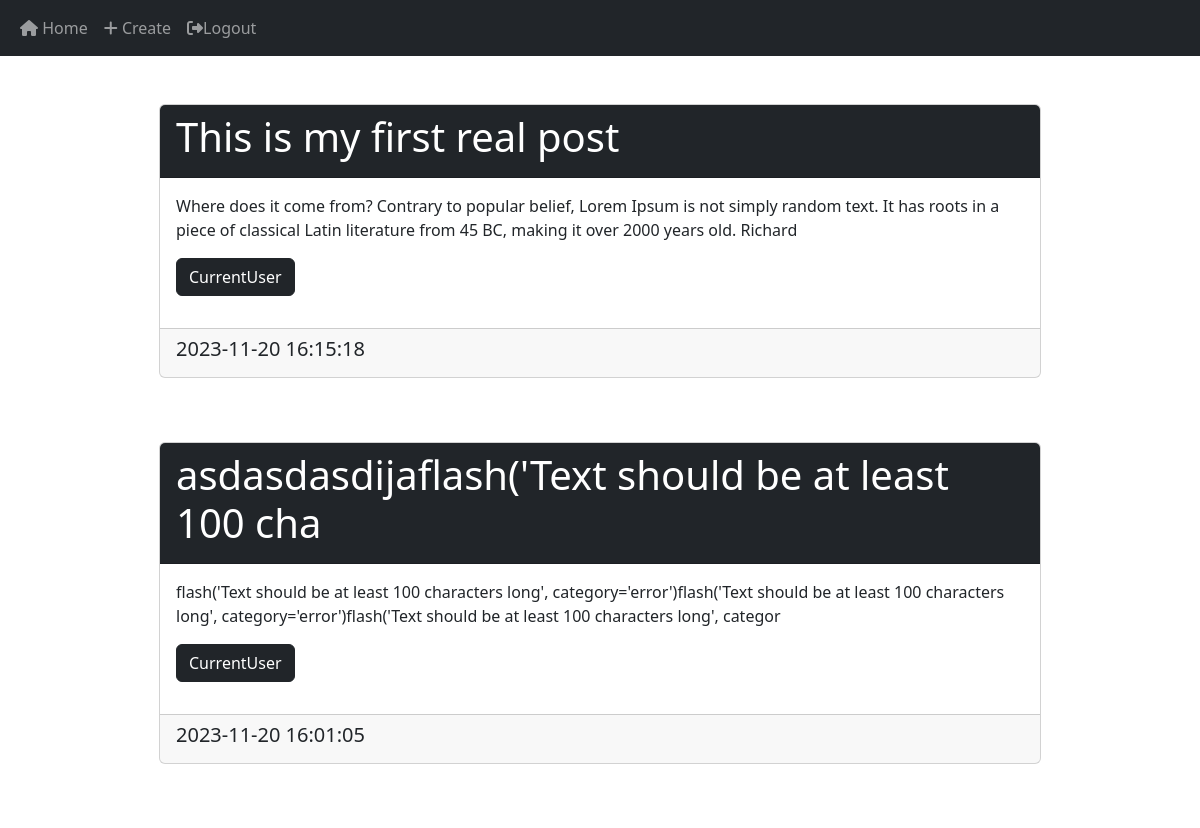
The page / (signed in, upper part) on the database as committed earlier.
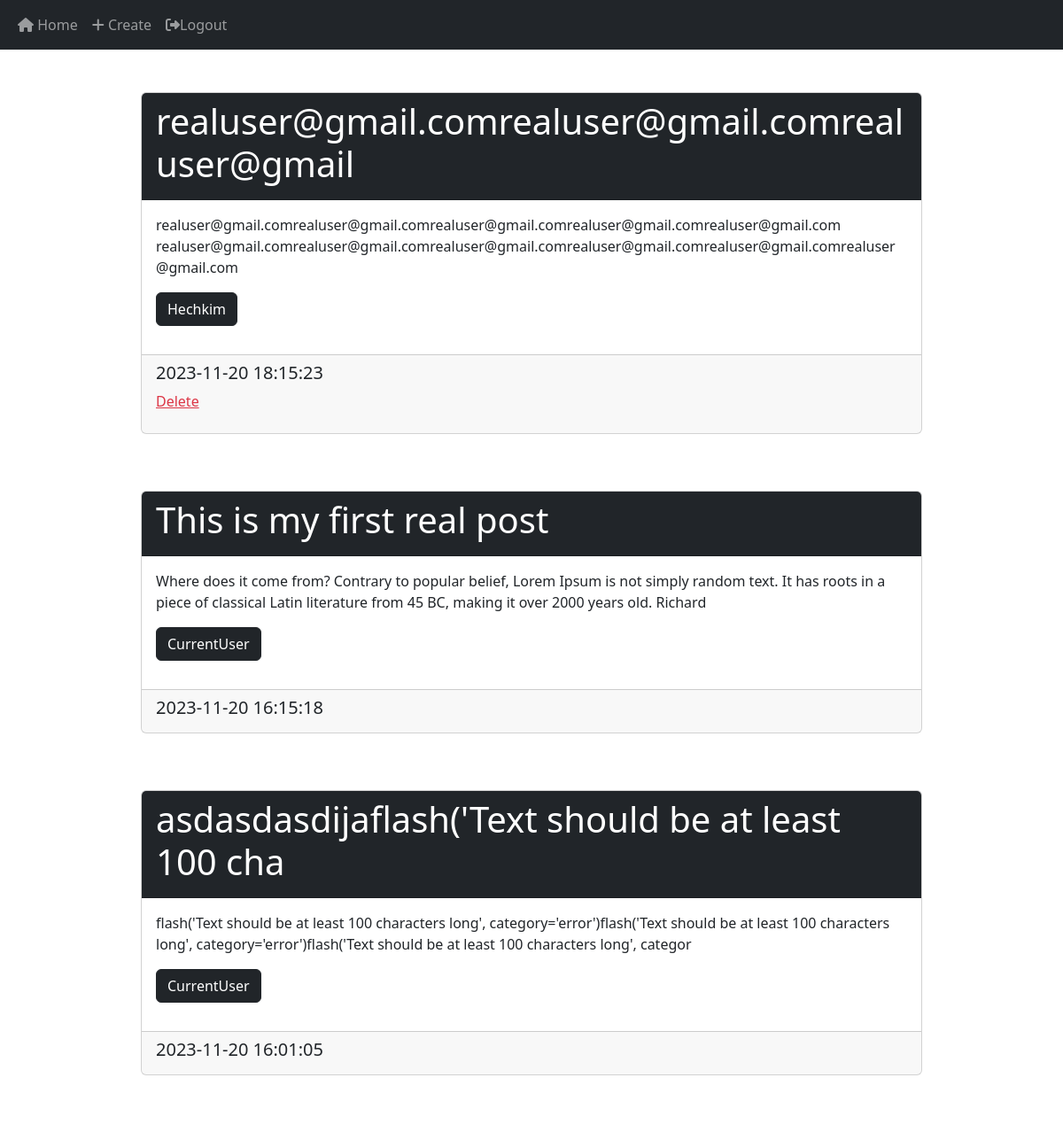
The same page on the database as committed later.
### website/models.py (models this page shows)
class Post(db.Model):
    id = db.Column(db.Integer, primary_key=True)
    title = db.Column(db.String)  #learn
    text = db.Column(db.Text, nullable=False) #nullable mean is if input is empty
    author = db.Column(db.Integer(), db.ForeignKey('user.id', ondelete="CASCADE"), nullable=False)
    date_created = db.Column(db.DateTime(timezone=True), default=func.now())

class User(db.Model, UserMixin):
    id = db.Column(db.Integer, primary_key=True)
    email = db.Column(db.String(150), unique=True)
    username = db.Column(db.String(150), unique=True)
    password = db.Column(db.String(50))
    date_created = db.Column(db.DateTime(timezone=True), default=func.now())
    posts = db.relationship('Post', backref='usercha', passive_deletes=True)  #backref is important part!!!

### website/views.py (the view)
@views.route('/')
@login_required
def home():
    return render_template('home.html', user=current_user, posts=Post)

### website/__init__.py (called while the page is built)
def create_app():
    app = Flask(__name__)
    app.config['SECRET_KEY'] = 'asdsadsadasfasdasda'
    app.config['SQLALCHEMY_DATABASE_URI'] = f'sqlite:///{DB_NAME}'
    db.init_app(app)
    from .views import views
    from .auth import auth
    from .models import User, Post
    with app.app_context():
        db.create_all()
    app.register_blueprint(views, url_prefix='/')
    app.register_blueprint(auth, url_prefix='/')
    login_manager = LoginManager()
    login_manager.login_view = 'auth.login'
    login_manager.init_app(app)
    @login_manager.user_loader
    def load_user(id):
        return User.query.get(int(id))
    return app

### website/templates/home.html (shortened to what this page needs)
{% extends 'base.html' %}
{% block content %}
<br>
{% for post in posts.query.all()[::-1] %}
    <br>
    <div class="post card mb-3 w-75 mx-auto">
        <div class="card-title card-header bg-dark text-white">
            <h1>{{ post.title[:50] }}</h1>
        </div>
        <div class="card-body">
            <p>{{ post.text[:200] }}<p>
            <a href="" class="btn btn-dark">{{ post.usercha.username }}</a>
        </div>
        <div class="card-footer">
            <h5>{{ post.date_created }}</h5>
            {% if post.author == user.id %}
            <p><a href="/delete/{{ post.id }}" class="link-danger">Delete</a></p>
            {% endif %}
        </div>
    </div>
    <br>
{% endfor %}
{% endblock %}

Rows that differ between the two databases and show on the page:
added Post: title "realuser@gmail.comrealuser@gmail.comrealuser@gmail", text "realuser@gmail.comrealuser@gmail.comrealuser@gmail.comrealuser@gmail.comrealuser@gmail.com realuser@gmail.comrealuser@gmail.comrealuser@gmail.comrealuser@gmail.comrealuser@gmail.comrealuser@gmail.com", usercha.username "Hechkim", date_created "2023-11-20 18:15:23"
